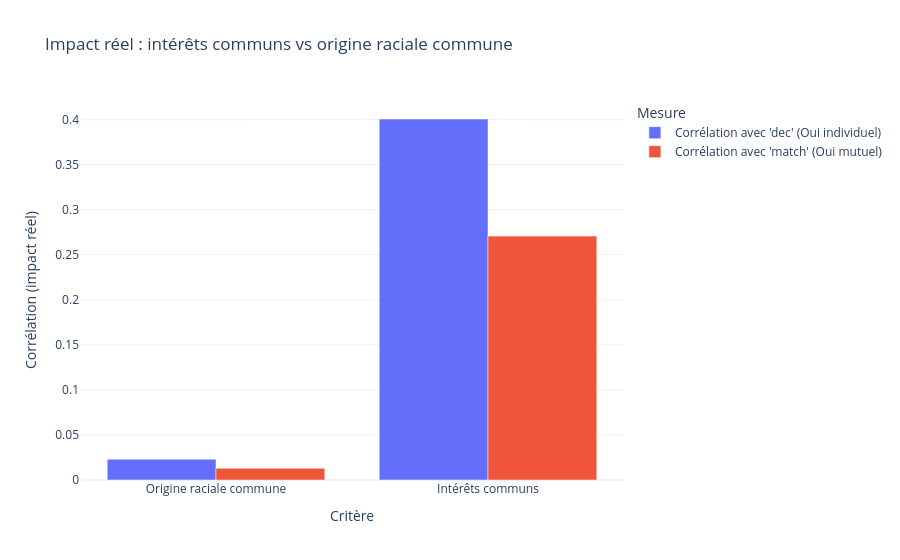

Write notebook code for a chart like this one.
### Markdown cell above
Le "Gap" entre le Discours et l'Action (Diagramme de Préférences) C'est la conclusion la plus frappante de l'étude.


Pour les femmes : Elles déclarent que l'intelligence est leur critère n°1 (21 points). Pourtant, dans la réalité, l'intelligence a l'une des corrélations les plus faibles avec leur décision finale (0,23). Ce qui les fait réellement dire "Oui", c'est l'Attractivité (0,44) et l'Humour (0,41).

Conclusion précise : Les femmes sous-estiment l'importance de l'attrait physique et de l'humour dans leur processus de décision conscient.

Pour les hommes : Ils sont plus cohérents. Ils déclarent l'Attractivité comme critère n°1 (26,9 points) et c'est effectivement ce qui corrèle le plus avec leur décision (0,51 points).

Conclusion précise : L'attractivité physique est le paramètre le plus fort, mais les hommes en sont plus conscients que les femmes.

### Code cell
# --- ANALYSE : LES INTÉRÊTS COMMUNS COMPTENT-ILS PLUS QUE L'ORIGINE RACIALE COMMUNE ? ---

# 1. Impact réel sur la décision individuelle (dec) et sur le match mutuel
corr_samerace_dec = df['dec'].corr(df['samerace'])
corr_shar_dec = df['dec'].corr(df['shar'])
corr_samerace_match = df['match'].corr(df['samerace'])
corr_shar_match = df['match'].corr(df['shar'])

print("--- Impact réel sur la décision individuelle (dec) ---")
print(f"Origine raciale commune (samerace) : {corr_samerace_dec:.3f}")
print(f"Intérêts communs perçus (shar)     : {corr_shar_dec:.3f}")

print("\n--- Impact réel sur le match mutuel ---")
print(f"Origine raciale commune (samerace) : {corr_samerace_match:.3f}")
print(f"Intérêts communs perçus (shar)     : {corr_shar_match:.3f}")

# 2. Ce que les gens déclarent vouloir (attention : échelles différentes, on les garde séparées)
print(f"\nImportance déclarée de la même origine raciale (imprace, note /10)     : {df['imprace'].mean():.2f}")
print(f"Importance déclarée des intérêts communs (shar1_1, points /100 répartis) : {df['shar1_1'].mean():.2f}")

# 3. Visualisation : impact réel (seule mesure comparable sur une même échelle)
impact_df = pd.DataFrame({
    'Critère': ['Origine raciale commune', 'Intérêts communs'],
    "Corrélation avec 'dec' (Oui individuel)": [corr_samerace_dec, corr_shar_dec],
    "Corrélation avec 'match' (Oui mutuel)": [corr_samerace_match, corr_shar_match]
}).melt(id_vars='Critère', var_name='Mesure', value_name='Corrélation')

fig = px.bar(
    impact_df, x='Critère', y='Corrélation', color='Mesure', barmode='group',
    title="Impact réel : intérêts communs vs origine raciale commune",
    labels={'Corrélation': 'Corrélation (impact réel)'},
    template="plotly_white"
)
fig.show()

### Figure 1 — Plotly figure (JSON) as saved in the notebook; plotly's stock layout.template omitted (floating-point values rounded to 4 significant figures)
{"data": [{"alignmentgroup": "True", "hovertemplate": "Mesure=Corrélation avec 'dec' (Oui individuel)<br>Critère=%{x}<br>Corrélation (impact réel)=%{y}<extra></extra>", "legendgroup": "Corrélation avec 'dec' (Oui individuel)", "marker": {"color": "#636efa", "pattern": {"shape": ""}}, "name": "Corrélation avec 'dec' (Oui individuel)", "offsetgroup": "Corrélation avec 'dec' (Oui individuel)", "orientation": "v", "showlegend": true, "textposition": "auto", "type": "bar", "x": ["Origine raciale commune", "Intérêts communs"], "xaxis": "x", "y": [0.02304, 0.4006], "yaxis": "y"}, {"alignmentgroup": "True", "hovertemplate": "Mesure=Corrélation avec 'match' (Oui mutuel)<br>Critère=%{x}<br>Corrélation (impact réel)=%{y}<extra></extra>", "legendgroup": "Corrélation avec 'match' (Oui mutuel)", "marker": {"color": "#EF553B", "pattern": {"shape": ""}}, "name": "Corrélation avec 'match' (Oui mutuel)", "offsetgroup": "Corrélation avec 'match' (Oui mutuel)", "orientation": "v", "showlegend": true, "textposition": "auto", "type": "bar", "x": ["Origine raciale commune", "Intérêts communs"], "xaxis": "x", "y": [0.01303, 0.2707], "yaxis": "y"}], "layout": {"barmode": "group", "legend": {"title": {"text": "Mesure"}, "tracegroupgap": 0}, "title": {"text": "Impact réel : intérêts communs vs origine raciale commune"}, "xaxis": {"anchor": "y", "domain": [0, 1], "title": {"text": "Critère"}}, "yaxis": {"anchor": "x", "domain": [0, 1], "title": {"text": "Corrélation (impact réel)"}}}}
